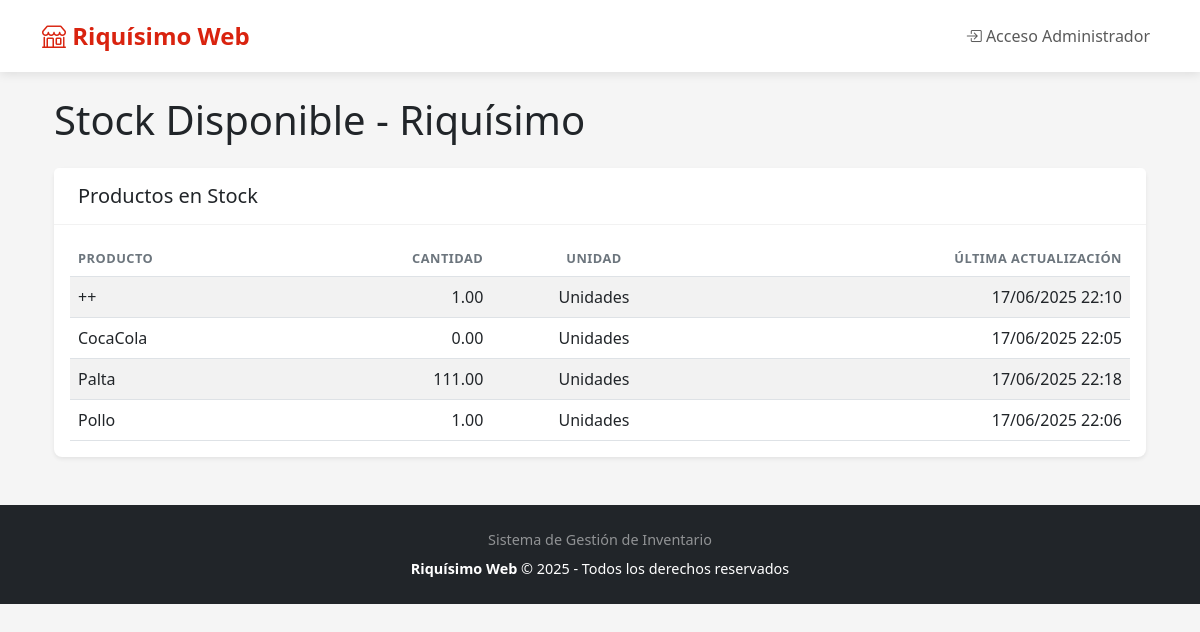
/, run on an earlier commit of the app's database.
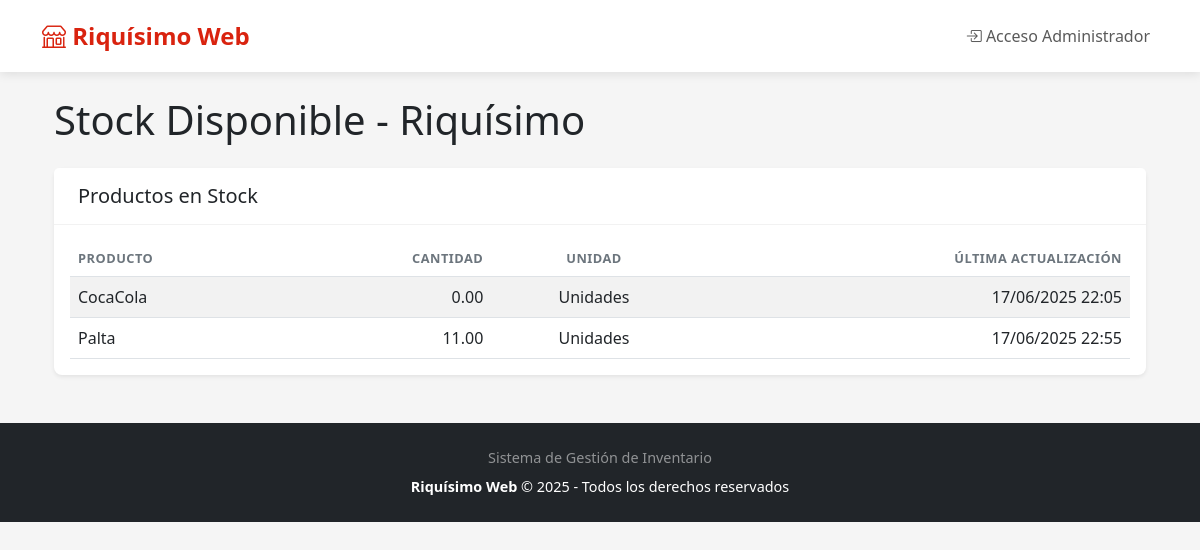
And on a later commit of the database.
### inventario/models.py (models this page shows, shortened)
class Producto(models.Model):
    UNIDADES = [
        ('un', 'Unidades'),
        ('kg', 'Kilogramos'),
        ('lt', 'Litros'),
        ('lata', 'Latas'),
    ]
    nombre = models.CharField(max_length=100)
    cantidad = models.IntegerField(validators=[MinValueValidator(0)])
    unidad = models.CharField(max_length=10, choices=UNIDADES)
    fecha_actualizacion = models.DateTimeField(auto_now=True)

### inventario/views.py (the view)
# urls.py: path('', stock_publico, name='stock_publico'),
def stock_publico(request):
    productos = Producto.objects.all().order_by('nombre')
    return render(request, 'inventario/stock_publico.html', {
        'productos': productos
    })

### inventario/templates/inventario/stock_publico.html
{% extends "base.html" %}
{% block content %}
<div class="container mt-4">
    <h1 class="mb-4">Stock Disponible - Riquísimo</h1>
    <div class="card shadow-sm">
        <div class="card-header">
            <h5 class="mb-0">Productos en Stock</h5>
        </div>
        <div class="card-body">
            <div class="table-responsive">
                <table class="table table-striped">
                    <thead>
                        <tr>
                            <th>Producto</th>
                            <th class="text-end">Cantidad</th>
                            <th class="text-center">Unidad</th>
                            <th class="text-end">Última actualización</th>
                        </tr>
                    </thead>
                    <tbody>
                        {% for producto in productos %}
                        <tr>
                            <td>{{ producto.nombre }}</td>
                            <td class="text-end">{{ producto.cantidad|floatformat:2 }}</td>
                            <td class="text-center">{{ producto.get_unidad_display }}</td>
                            <td class="text-end">{{ producto.fecha_actualizacion|date:"d/m/Y H:i" }}</td>
                        </tr>
                        {% empty %}
                        <tr>
                            <td colspan="4" class="text-center">No hay productos registrados</td>
                        </tr>
                        {% endfor %}
                    </tbody>
                </table>
            </div>
        </div>
    </div>
</div>
{% endblock %}

What changed in the data, as far as the page shows it:
removed Producto: nombre "++", cantidad "1.00", unidad "Unidades", fecha_actualizacion "17/06/2025 22:10"
removed Producto: nombre "Pollo", cantidad "1.00", unidad "Unidades", fecha_actualizacion "17/06/2025 22:06"
changed Producto "Palta": cantidad "111.00" → "11.00"; fecha_actualizacion "17/06/2025 22:18" → "17/06/2025 22:55"
